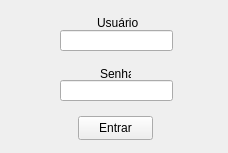
<?xml version="1.0" encoding="UTF-8"?>
<ui version="4.0">
 <class>TelaLogin</class>
 <widget class="QWidget" name="TelaLogin">
  <property name="geometry">
   <rect>
    <x>0</x>
    <y>0</y>
    <width>228</width>
    <height>153</height>
   </rect>
  </property>
  <property name="windowTitle">
   <string>Login</string>
  </property>
  <widget class="QLabel" name="labelUsuario">
   <property name="geometry">
    <rect>
     <x>97</x>
     <y>15</y>
     <width>41</width>
     <height>16</height>
    </rect>
   </property>
   <property name="text">
    <string>Usuário</string>
   </property>
  </widget>
  <widget class="QLineEdit" name="lineEditUsuario">
   <property name="geometry">
    <rect>
     <x>60</x>
     <y>30</y>
     <width>113</width>
     <height>21</height>
    </rect>
   </property>
  </widget>
  <widget class="QLineEdit" name="lineEditSenha">
   <property name="geometry">
    <rect>
     <x>60</x>
     <y>80</y>
     <width>113</width>
     <height>21</height>
    </rect>
   </property>
   <property name="echoMode">
    <enum>QLineEdit::EchoMode::Password</enum>
   </property>
  </widget>
  <widget class="QPushButton" name="pushButtonEntrar">
   <property name="geometry">
    <rect>
     <x>78</x>
     <y>116</y>
     <width>75</width>
     <height>24</height>
    </rect>
   </property>
   <property name="text">
    <string>Entrar</string>
   </property>
  </widget>
  <widget class="QLabel" name="labelSenha">
   <property name="geometry">
    <rect>
     <x>100</x>
     <y>66</y>
     <width>31</width>
     <height>16</height>
    </rect>
   </property>
   <property name="text">
    <string>Senha</string>
   </property>
  </widget>
 </widget>
 <resources/>
 <connections/>
</ui>
